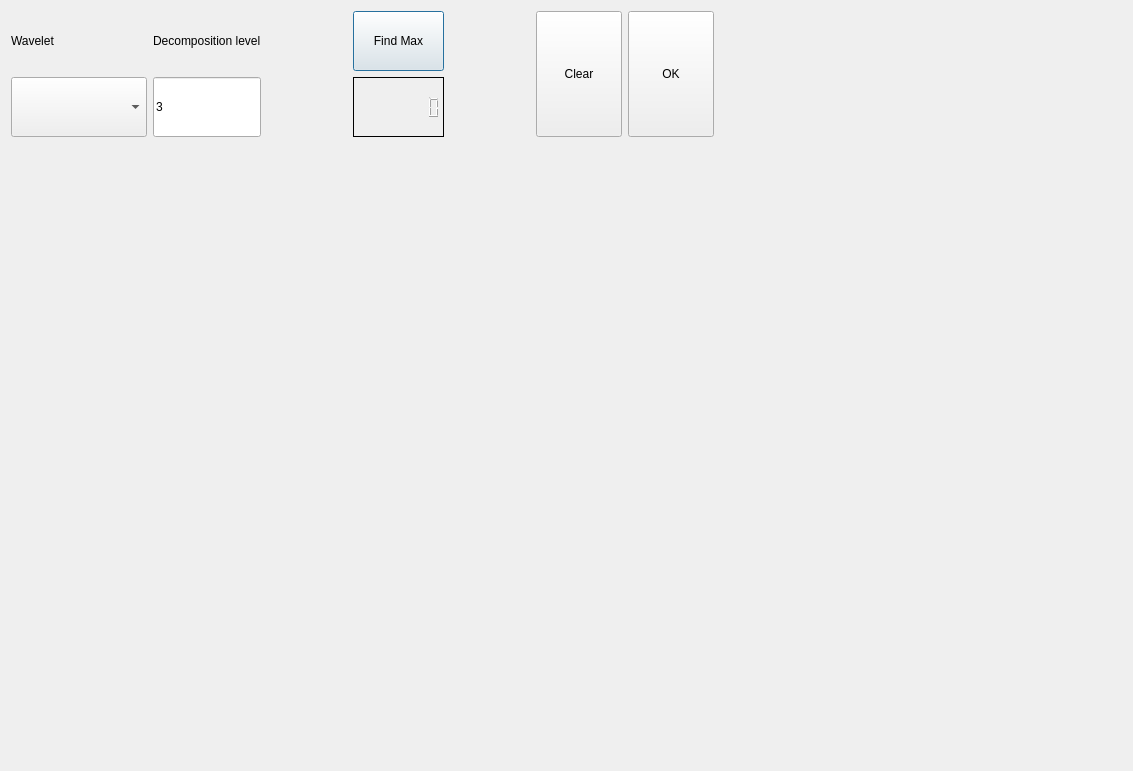
<?xml version="1.0" encoding="UTF-8"?>
<ui version="4.0">
 <class>Dialog</class>
 <widget class="QDialog" name="Dialog">
  <property name="geometry">
   <rect>
    <x>0</x>
    <y>0</y>
    <width>1133</width>
    <height>771</height>
   </rect>
  </property>
  <property name="windowTitle">
   <string>Dialog</string>
  </property>
  <layout class="QGridLayout" name="gridLayout_3">
   <item row="0" column="0">
    <layout class="QGridLayout" name="gridLayout_2">
     <item row="0" column="0">
      <layout class="QGridLayout" name="gridLayout">
       <item row="0" column="0">
        <widget class="QLabel" name="label_2">
         <property name="text">
          <string>Wavelet</string>
         </property>
        </widget>
       </item>
       <item row="0" column="1">
        <spacer name="horizontalSpacer_2">
         <property name="orientation">
          <enum>Qt::Horizontal</enum>
         </property>
         <property name="sizeHint" stdset="0">
          <size>
           <width>18</width>
           <height>20</height>
          </size>
         </property>
        </spacer>
       </item>
       <item row="0" column="2">
        <widget class="QLabel" name="label">
         <property name="text">
          <string>Decomposition level</string>
         </property>
        </widget>
       </item>
       <item row="0" column="3">
        <spacer name="horizontalSpacer_3">
         <property name="orientation">
          <enum>Qt::Horizontal</enum>
         </property>
         <property name="sizeHint" stdset="0">
          <size>
           <width>40</width>
           <height>20</height>
          </size>
         </property>
        </spacer>
       </item>
       <item row="0" column="4">
        <widget class="QPushButton" name="FindMaxButton">
         <property name="sizePolicy">
          <sizepolicy hsizetype="Expanding" vsizetype="Expanding">
           <horstretch>0</horstretch>
           <verstretch>0</verstretch>
          </sizepolicy>
         </property>
         <property name="text">
          <string>Find Max</string>
         </property>
        </widget>
       </item>
       <item row="0" column="5">
        <spacer name="horizontalSpacer_4">
         <property name="orientation">
          <enum>Qt::Horizontal</enum>
         </property>
         <property name="sizeHint" stdset="0">
          <size>
           <width>40</width>
           <height>20</height>
          </size>
         </property>
        </spacer>
       </item>
       <item row="0" column="6" rowspan="2">
        <widget class="QPushButton" name="ClearButton">
         <property name="sizePolicy">
          <sizepolicy hsizetype="Expanding" vsizetype="Expanding">
           <horstretch>0</horstretch>
           <verstretch>0</verstretch>
          </sizepolicy>
         </property>
         <property name="text">
          <string>Clear</string>
         </property>
        </widget>
       </item>
       <item row="0" column="7" rowspan="2">
        <widget class="QPushButton" name="OKButton">
         <property name="sizePolicy">
          <sizepolicy hsizetype="Expanding" vsizetype="Expanding">
           <horstretch>0</horstretch>
           <verstretch>0</verstretch>
          </sizepolicy>
         </property>
         <property name="text">
          <string>OK</string>
         </property>
        </widget>
       </item>
       <item row="0" column="8">
        <spacer name="horizontalSpacer">
         <property name="orientation">
          <enum>Qt::Horizontal</enum>
         </property>
         <property name="sizeHint" stdset="0">
          <size>
           <width>408</width>
           <height>20</height>
          </size>
         </property>
        </spacer>
       </item>
       <item row="1" column="0" colspan="2">
        <widget class="QComboBox" name="WaveletComboBox">
         <property name="sizePolicy">
          <sizepolicy hsizetype="Expanding" vsizetype="Expanding">
           <horstretch>0</horstretch>
           <verstretch>0</verstretch>
          </sizepolicy>
         </property>
        </widget>
       </item>
       <item row="1" column="2">
        <widget class="QLineEdit" name="Level">
         <property name="sizePolicy">
          <sizepolicy hsizetype="Expanding" vsizetype="Expanding">
           <horstretch>0</horstretch>
           <verstretch>0</verstretch>
          </sizepolicy>
         </property>
         <property name="text">
          <string>3</string>
         </property>
        </widget>
       </item>
       <item row="1" column="4">
        <widget class="QLCDNumber" name="lcdNumber">
         <property name="sizePolicy">
          <sizepolicy hsizetype="Expanding" vsizetype="Expanding">
           <horstretch>0</horstretch>
           <verstretch>0</verstretch>
          </sizepolicy>
         </property>
         <property name="frameShadow">
          <enum>QFrame::Plain</enum>
         </property>
         <property name="digitCount">
          <number>8</number>
         </property>
        </widget>
       </item>
      </layout>
     </item>
     <item row="1" column="0">
      <widget class="PlotWidget" name="Figure" native="true">
       <property name="minimumSize">
        <size>
         <width>1001</width>
         <height>617</height>
        </size>
       </property>
      </widget>
     </item>
    </layout>
   </item>
  </layout>
 </widget>
 <customwidgets>
  <customwidget>
   <class>PlotWidget</class>
   <extends>QWidget</extends>
   <header>pyqtgraph</header>
   <container>1</container>
  </customwidget>
 </customwidgets>
 <resources/>
 <connections/>
</ui>
